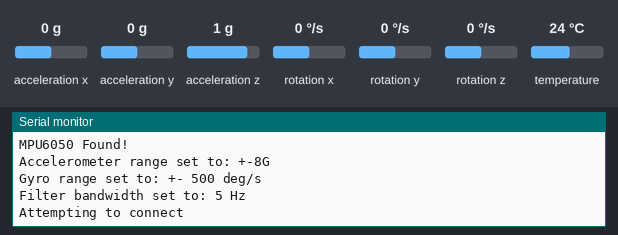
The sketch below on a simulated ESP8266 (NodeMCU). Parts: the last lines printed to the serial monitor. The inputs (shaded band) are chosen by the test bench; at power-on: acceleration x 0 g, acceleration y 0 g, acceleration z 1 g, rotation x 0 °/s, rotation y 0 °/s, rotation z 0 °/s, temperature 24 °C. WiFi joins after 1.5 s; servers stay silent unless stated.

Above: at 1.3 s.
1.4 s: acceleration x set to -1.4 g
At 5.5 s:
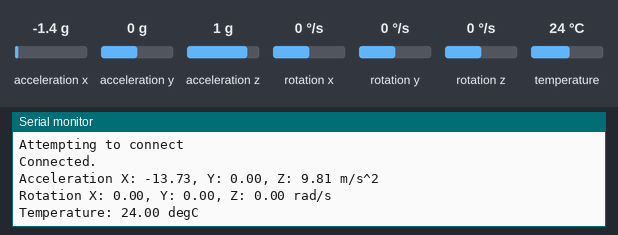
6.6 s: acceleration y set to -1.4 g
At 7.6 s:
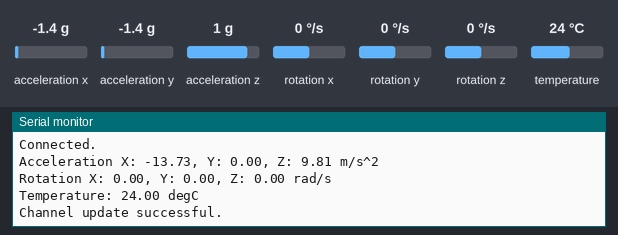
11.3 s: acceleration z set to -1.4 g
At 13.4 s:
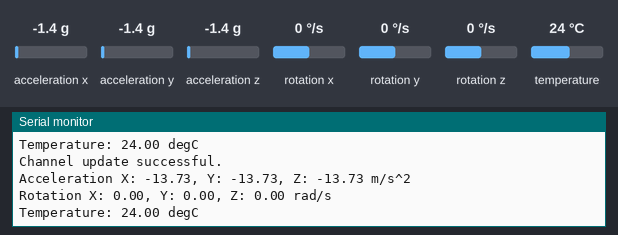
15.7 s: rotation x set to -192 °/s
At 19.1 s:
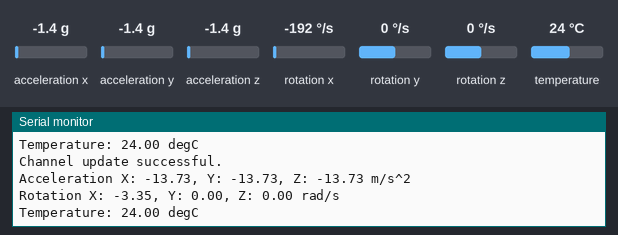
20.1 s: rotation y set to -192 °/s
At 21.3 s:
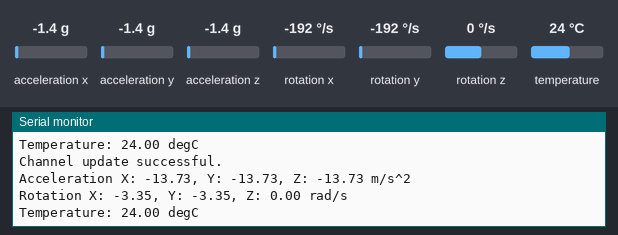

Measured:
- after the input at 1.4 s, the serial monitor: prints a new line after 3.7 s (image 1)
- after the input at 11.3 s, the serial monitor: prints a new line after 1.6 s (image 3)
- after the input at 15.7 s, the serial monitor: prints a new line after 2.4 s (image 4)
- after the input at 20.1 s, the serial monitor: prints a new line after 0.66 s (image 5)

The sketch:

mpu6050.ino
```cpp
// Basic demo for accelerometer readings from Adafruit MPU6050

// ESP32 Guide: https://RandomNerdTutorials.com/esp32-mpu-6050-accelerometer-gyroscope-arduino/
// ESP8266 Guide: https://RandomNerdTutorials.com/esp8266-nodemcu-mpu-6050-accelerometer-gyroscope-arduino/
// Arduino Guide: https://RandomNerdTutorials.com/arduino-mpu-6050-accelerometer-gyroscope/

#include <Adafruit_MPU6050.h>
#include <Adafruit_Sensor.h>
#include <Wire.h>
#include <ESP8266WiFi.h>
#include "ThingSpeak.h"

Adafruit_MPU6050 mpu;

const char* ssid = "Tauqeer Realme";   // your network SSID (name)
const char* password = "alikhan26";   // your network password
//PMwZmzYp
WiFiClient  client;

unsigned long myChannelNumber = 1;
const char * myWriteAPIKey = ""; //API Key here

// Timer variables
unsigned long lastTime = 0;
unsigned long timerDelay = 30000;

void setup(void) {
  Serial.begin(115200);
  while (!Serial)
    delay(10); // will pause Zero, Leonardo, etc until serial console opens

  Serial.println("Adafruit MPU6050 test!");

  // Try to initialize!
  if (!mpu.begin()) {
    Serial.println("Failed to find MPU6050 chip");
    while (1) {
      delay(10);
    }
  }
  Serial.println("MPU6050 Found!");

  mpu.setAccelerometerRange(MPU6050_RANGE_8_G);
  Serial.print("Accelerometer range set to: ");
  switch (mpu.getAccelerometerRange()) {
  case MPU6050_RANGE_2_G:
    Serial.println("+-2G");
    break;
  case MPU6050_RANGE_4_G:
    Serial.println("+-4G");
    break;
  case MPU6050_RANGE_8_G:
    Serial.println("+-8G");
    break;
  case MPU6050_RANGE_16_G:
    Serial.println("+-16G");
    break;
  }
  mpu.setGyroRange(MPU6050_RANGE_500_DEG);
  Serial.print("Gyro range set to: ");
  switch (mpu.getGyroRange()) {
  case MPU6050_RANGE_250_DEG:
    Serial.println("+- 250 deg/s");
    break;
  case MPU6050_RANGE_500_DEG:
    Serial.println("+- 500 deg/s");
    break;
  case MPU6050_RANGE_1000_DEG:
    Serial.println("+- 1000 deg/s");
    break;
  case MPU6050_RANGE_2000_DEG:
    Serial.println("+- 2000 deg/s");
    break;
  }

  mpu.setFilterBandwidth(MPU6050_BAND_5_HZ);
  Serial.print("Filter bandwidth set to: ");
  switch (mpu.getFilterBandwidth()) {
  case MPU6050_BAND_260_HZ:
    Serial.println("260 Hz");
    break;
  case MPU6050_BAND_184_HZ:
    Serial.println("184 Hz");
    break;
  case MPU6050_BAND_94_HZ:
    Serial.println("94 Hz");
    break;
  case MPU6050_BAND_44_HZ:
    Serial.println("44 Hz");
    break;
  case MPU6050_BAND_21_HZ:
    Serial.println("21 Hz");
    break;
  case MPU6050_BAND_10_HZ:
    Serial.println("10 Hz");
    break;
  case MPU6050_BAND_5_HZ:
    Serial.println("5 Hz");
    break;
  }

  Serial.println("");
  delay(100);

  WiFi.mode(WIFI_STA);

  ThingSpeak.begin(client);  // Initialize ThingSpeak
}

void loop() {
   // Connect or reconnect to WiFi
    if(WiFi.status() != WL_CONNECTED){
      Serial.print("Attempting to connect");
      while(WiFi.status() != WL_CONNECTED){
        WiFi.begin(ssid, password);
        delay(5000);
      }
      Serial.println("\nConnected.");
    }

  /* Get new sensor events with the readings */
  sensors_event_t a, g, temp;
  mpu.getEvent(&a, &g, &temp);

  /* Print out the values */
  Serial.print("Acceleration X: ");
  Serial.print(a.acceleration.x);
  Serial.print(", Y: ");
  Serial.print(a.acceleration.y);
  Serial.print(", Z: ");
  Serial.print(a.acceleration.z);
  Serial.println(" m/s^2");

  Serial.print("Rotation X: ");
  Serial.print(g.gyro.x);
  Serial.print(", Y: ");
  Serial.print(g.gyro.y);
  Serial.print(", Z: ");
  Serial.print(g.gyro.z);
  Serial.println(" rad/s");

  Serial.print("Temperature: ");
  Serial.print(temp.temperature);
  Serial.println(" degC");

  Serial.println("");

  // Write to ThingSpeak. There are up to 8 fields in a channel, allowing you to store up to 8 different
    // pieces of information in a channel.  Here, we write to field 1.
    int ax = ThingSpeak.writeField(myChannelNumber, 1,a.acceleration.x , myWriteAPIKey);
    int ay = ThingSpeak.writeField(myChannelNumber, 2,a.acceleration.y , myWriteAPIKey);
    int az = ThingSpeak.writeField(myChannelNumber, 3,a.acceleration.z , myWriteAPIKey);
    int vx = ThingSpeak.writeField(myChannelNumber, 4,g.gyro.x , myWriteAPIKey);
    int vy = ThingSpeak.writeField(myChannelNumber, 5,g.gyro.y , myWriteAPIKey);
    int vz = ThingSpeak.writeField(myChannelNumber, 6,g.gyro.z , myWriteAPIKey);
    int t = ThingSpeak.writeField(myChannelNumber, 7,temp.temperature , myWriteAPIKey);

   if(ax == 200 && ay == 200 && az == 200 && vx == 200 && vy == 200 && vz == 200 && t == 200){
      Serial.println("Channel update successful.");
    }
    else{
      Serial.println("Problem updating channel. HTTP error code " + String(ax));
//      Serial.println("Problem updating channel. HTTP error code " + String(ay));
//      Serial.println("Problem updating channel. HTTP error code " + String(az));
//      Serial.println("Problem updating channel. HTTP error code " + String(vx));
//      Serial.println("Problem updating channel. HTTP error code " + String(vy));
//      Serial.println("Problem updating channel. HTTP error code " + String(vz));
//      Serial.println("Problem updating channel. HTTP error code " + String(t));
    }

  delay(500);
}
```
